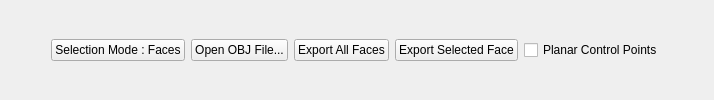
      <widget class="QWidget" name="tab_2">
       <attribute name="title">
        <string>Polytopal 2D</string>
       </attribute>
       <layout class="QVBoxLayout" name="verticalLayout_7">
        <item>
         <layout class="QVBoxLayout" name="verticalLayout_poly2D">
          <property name="sizeConstraint">
           <enum>QLayout::SetMaximumSize</enum>
          </property>
          <item>
           <layout class="QHBoxLayout" name="horizontalLayout_8">
            <property name="sizeConstraint">
             <enum>QLayout::SetMinimumSize</enum>
            </property>
            <item>
             <spacer name="horizontalSpacer_12">
              <property name="orientation">
               <enum>Qt::Horizontal</enum>
              </property>
              <property name="sizeHint" stdset="0">
               <size>
                <width>40</width>
                <height>20</height>
               </size>
              </property>
             </spacer>
            </item>
            <item>
             <widget class="QPushButton" name="pushButton_changeSelectionMode">
              <property name="text">
               <string>Selection Mode : Faces</string>
              </property>
             </widget>
            </item>
            <item>
             <widget class="QPushButton" name="pushButton_openOBJ">
              <property name="text">
               <string>Open OBJ File...</string>
              </property>
             </widget>
            </item>
            <item>
             <widget class="QPushButton" name="pushButton_ExportAll">
              <property name="text">
               <string>Export All Faces</string>
              </property>
             </widget>
            </item>
            <item>
             <widget class="QPushButton" name="pushButton_ExportSelectedFace">
              <property name="text">
               <string>Export Selected Face</string>
              </property>
             </widget>
            </item>
            <item>
             <widget class="QCheckBox" name="checkBox_polytopalPlanarControlPoints">
              <property name="text">
               <string>Planar Control Points</string>
              </property>
             </widget>
            </item>
            <item>
             <spacer name="horizontalSpacer_11">
              <property name="orientation">
               <enum>Qt::Horizontal</enum>
              </property>
              <property name="sizeHint" stdset="0">
               <size>
                <width>40</width>
                <height>20</height>
               </size>
              </property>
             </spacer>
            </item>
           </layout>
          </item>
         </layout>
        </item>
       </layout>
      </widget>
